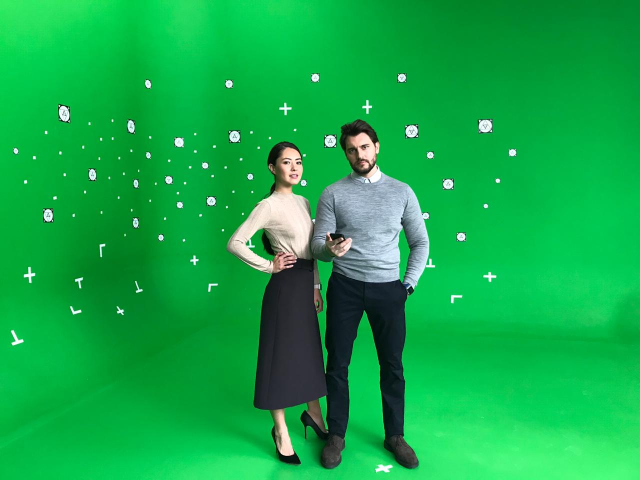
#> input picture chromakey/IMG-20191101-WA0002.jpg, 1280 x 960 px (shown at 1/2 size)
$ python chromakey.py
#> lines starting #> are read from the running program, lines starting #| are printed output that depends on the picture
import cv2
import matplotlib.pyplot as plt
import numpy as np

foreground = "./chromakey/IMG-20191101-WA0002.jpg"
# foreground = "./chromakey/eng.jpg"
background = "./chromakey/bg.jpg"

fgimage = cv2.imread(foreground)
#> fgimage is the input picture: shape (960, 1280, 3); mean B, G, R 71.9, 169.7, 17.9
bgimage = cv2.imread(background)
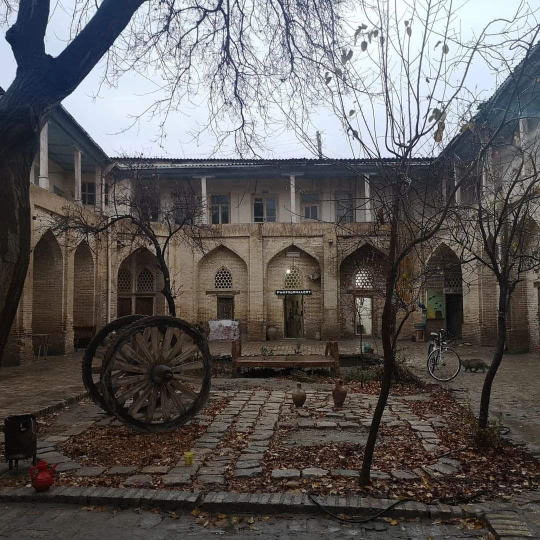
#> input picture chromakey/bg.jpg, 1080 x 1080 px (shown at 1/2 size)
#> bgimage is the input picture: shape (1080, 1080, 3); mean B, G, R 92.1, 92.7, 96.1


dsize = (fgimage.shape[1], fgimage.shape[0])
#> dsize = (1280, 960)
resizedBG = cv2.resize(bgimage,dsize)
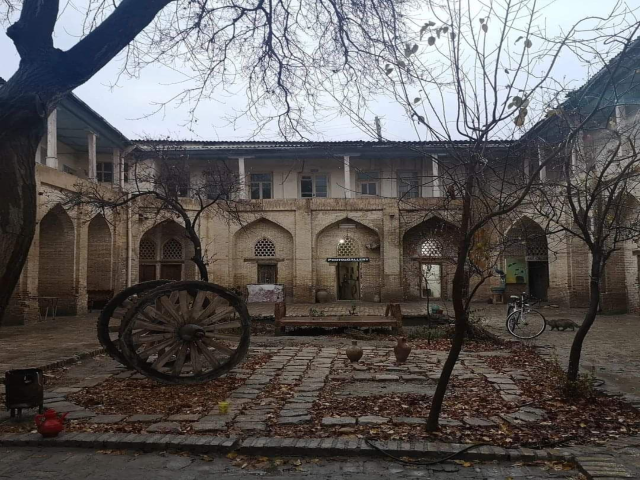
#> resizedBG: shape (960, 1280, 3) (shown at 1/2 size); mean B, G, R 92, 92.5, 96

"""Naive approach"""
chroma = [40, 140, 0]
for i in range(fgimage.shape[1]):
    for j in range(fgimage.shape[0]):
        pixel = fgimage[j, i]
        if np.any(pixel == chroma):
            fgimage[j,i] = resizedBG[j,i]
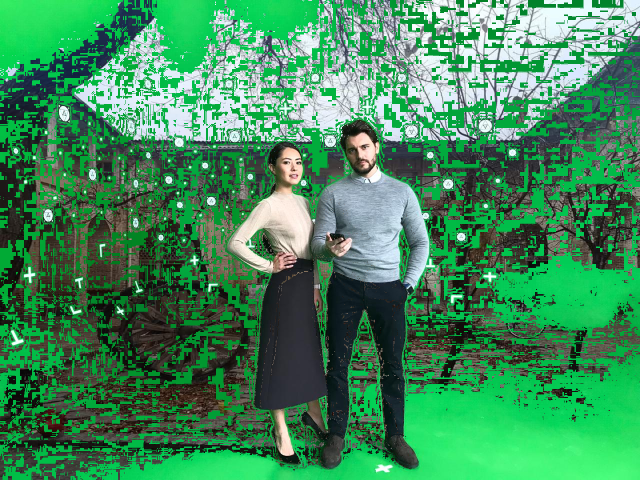
#> fgimage: shape (960, 1280, 3) (shown at 1/2 size); mean B, G, R 90.8, 137.6, 64.5


cv2.imwrite("./chromakey/naiveresult.jpg", fgimage)

"""NumPy approach"""
# lower_green = np.array([0, 100, 0])
# upper_green = np.array([100, 255, 110])
"""Uniform color. Soldier example"""
# [5 lines of commented-out code are left out]
"""Uniform color. Soldier example"""
# [14 lines of commented-out code are left out]
